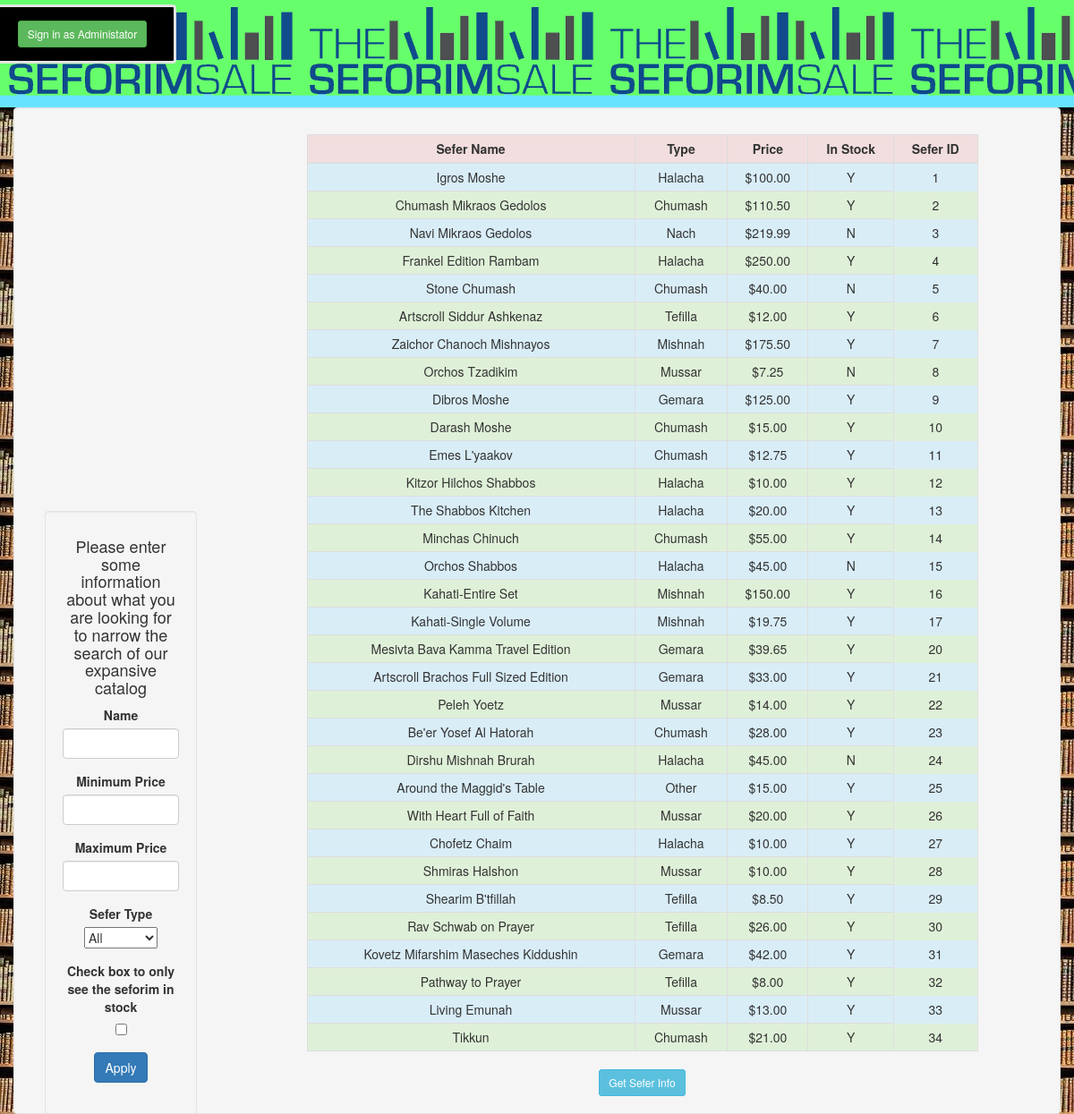
Screenshot of /index.php?action=searchCatalog with the database file from the repository.
### tables this page shows
CREATE TABLE `seforim` (
  `name` varchar(100) NOT NULL,
  `id` int(11) NOT NULL,
  `type` varchar(15) NOT NULL,
  `price` decimal(10,2) NOT NULL,
  `in_stock` varchar(3) NOT NULL
);

### models/searchCatalogModel.php (called while the page is built, shortened)
<?php
require "utils/db.php";
if(!empty($_GET['name'])){
	$name=$_GET['name'];
}else
	$name='';
if(!empty($_GET['min'])){
	$min=$_GET['min'];
}else
	$min='';
if(!empty($_GET['max'])){
	$max=$_GET['max'];
}else
	$max='';
if(!empty($_GET['type'])&&(($_GET['type'])!="All")){
	$type=$_GET['type'];
}else
	$type='';
if(!empty($_GET['inStock'])){
	$inStock=$_GET['inStock'];
}else
	$inStock='';
try{
$seforimQuery="SELECT * FROM seforim
WHERE (:name='' OR name=:name)
AND (:min='' OR price>=:min)
AND (:max='' OR price<=:max)
AND (:type='' OR type=:type)
AND (:inStock='' OR in_stock=:inStock)";
$results=$db->prepare($seforimQuery);
$results->bindValue(':name', $name);
$results->bindValue(':type', $type);
$results->bindValue(':min', $min);
$results->bindValue(':max', $max);
$results->bindValue(':inStock', $inStock);
$results->execute();
$search=$results->fetchAll();
}
catch(PDOException $e){
	echo $e->getMessage();
	require "views/error.php";
	exit();
}
if(!empty($_GET['requestConfirmation'])){
	$requestConfirmation=$_GET['requestConfirmation'];
}else
	$requestConfirmation='N';
if(!empty($_GET['confirmation'])){
	$confirmation=$_GET['confirmation'];
}else
	$confirmation='N';
?>

### views/searchCatalog.php (the view, shortened to what this page needs)
<?php
$searchNumber=0;
include "views/top.php" ;
if($requestConfirmation!=='Y'&&$confirmation!=="Y"){
include "views/filter.php";
}
?>
	<div class="container">
		<div class="row">
		  <?php if($requestConfirmation!=='Y'&&$confirmation!=="Y"): ?>
			<div class="col-xs-offset-3 col-xs-8">
				<table class="table table-bordered table-striped table-hover table-condensed">
						<?php if(empty($search)):?>
	                     <?php echo "<h1>Sorry. No matches found</h1>";
						 else :?>
					<thead>
					<tr>
					<th class="danger">Sefer Name</th>
					<th class="danger">Type</th>
					<th class="danger">Price</th>
					<th class="danger">In Stock</th>
					<th class="danger">Sefer ID</th>
					</tr>
					</thead>
				    <tbody>
				       <ul>
					   <?php
						 foreach($search as $result) : ?>
						   <tr <?php if ($searchNumber%2==0)
							   { echo 'class="info"';
							   }
								 else {
								 echo 'class="success"';
								 } ?>
							>
							<td><?= $result['name']; ?></td>
							<td><?= $result['type']; ?></td>
							<td>$<?= number_format($result['price'], 2); ?></td>
							<td><?= $result['in_stock']; ?></td>
							<td><?= $result['id']; ?></td>
							<?php $searchNumber++?>
						  </tr>
						<?php endforeach;
					 endif;?>
						</ul>
				</tbody>
				</table>
				<a href="index.php?action=getSeforimInfo" class="btn btn-sm btn-info">Get Sefer Info</a>
				</div>
					<?php endif ?>
			</div>
		</div>
   </div>
<?php include "views/bottom.php"; ?>

### index.php (shortened to what this page needs)
<?php
if(!empty($_GET["action"])){
	$action=$_GET["action"];
}else{
	$action="home";
}
switch($action){
	case "searchCatalog":
		require "models/searchCatalogModel.php";
		require "views/searchCatalog.php";
		die();
}
?>

### views/top.php (shortened to what this page needs)
<!DOCTYPE html>
<html>
	<head>
		<link rel="stylesheet" href="/bootstrap-3.3.6/css/bootstrap.min.css">
	</head>
    <body>
	<header>
	<?php
	if ($action!=='adminLogin'){
		if(isset($_COOKIE['adminConfirmed'])&&($_COOKIE['adminConfirmed']=="Authorized User")){
			echo "<div class='container text-center' id='adminSigninDiv'>
						<form method='GET'>
						 	<input type='hidden' name='action' value=$action>
							<input type='hidden' name='adminLogout' value='true'/>
            				<input type='submit' class='btn btn-sm btn-danger' value='Sign out of Administrator Mode'>
        				</form>
				  </div>";
		}
		else {
		echo "<div class='container text-center' id='adminSigninDiv'>
						<form method='GET'>
						    <input type='hidden' name='action' value='adminLogin'>
						 	<input type='hidden' name='referrer' value=$action>
							<input type='submit' class='btn btn-sm btn-success' value='Sign in as Administator'>
        				</form>
				  </div>";
		}
	}
	?>
    </header>
	<div class="container text-center well">

### views/filter.php (shortened to what this page needs)
<?php
$types=["All","Chumash", "Nach", "Halacha", "Mishnah", "Gemara", "Tefilla", "Mussar", "Other"];
?>
<div class="col-xs-2 filter">
    <form>
        <div class="well">
          <h4>Please enter some information about what you are looking for to narrow the search of our expansive catalog</h4>
			<div class="form-group">
                <label for="name" class="control-label">Name</label>
                <input type="text" name="name" id="name" class="form-control" value="<?php if(!empty($_GET['name'])){
					echo $_GET['name'];
				} ?>"/>
            </div>
            <div class="form-group">
                <label for="min" class="control-label">Minimum Price</label>
                <input type="number" name="min" id="min" class="form-control" value="<?php if(!empty($_GET['min'])){
					echo $_GET['min'];
				} ?>"/>
            </div>
			<div class="form-group">
                <label for="max" class="control-label">Maximum Price</label>
                <input type="number" name="max" id="max" class="form-control" value="<?php if(!empty($_GET['max'])){
					echo $_GET['max'];
				} ?>"/>
            </div>
			<div class="form-group">
                <label for="type" class="control-label">Sefer Type</label>
				<select name="type">
				  <?php foreach ($types as $typeOption): ?>
					<option value="<?php echo $typeOption ?>" <?php if($typeOption===$type)echo "selected"; ?>><?=$typeOption?></option>
				  <?php endforeach; ?>
				</select>
            </div>
			<div class="form-group">
                <label for="inStock" class="control-label">Check box to only see the seforim in stock</label>
                <input type="checkbox" id="inStock" name="inStock" value="Y" <?php if(!empty($_GET["inStock"])){
				echo "checked";}?>/>
            </div>
            <div class="form-group">
                <input type="submit" class="btn btn-primary" value="Apply"/>
            </div>
        </div>
    </form>
</div>

### views/bottom.php (shortened to what this page needs)
	  </body>
</html>

### rows the page displays
seforim: name "Igros Moshe", type "Halacha", price "100.00", in_stock "Y", id "1"
seforim: name "Chumash Mikraos Gedolos", type "Chumash", price "110.50", in_stock "Y", id "2"
seforim: name "Navi Mikraos Gedolos", type "Nach", price "219.99", in_stock "N", id "3"
seforim: name "Frankel Edition Rambam", type "Halacha", price "250.00", in_stock "Y", id "4"
seforim: name "Stone Chumash", type "Chumash", price "40.00", in_stock "N", id "5"
seforim: name "Artscroll Siddur Ashkenaz", type "Tefilla", price "12.00", in_stock "Y", id "6"
seforim: name "Zaichor Chanoch Mishnayos", type "Mishnah", price "175.50", in_stock "Y", id "7"
seforim: name "Orchos Tzadikim", type "Mussar", price "7.25", in_stock "N", id "8"
seforim: name "Dibros Moshe", type "Gemara", price "125.00", in_stock "Y", id "9"
seforim: name "Darash Moshe", type "Chumash", price "15.00", in_stock "Y", id "10"
seforim: name "Emes L'yaakov", type "Chumash", price "12.75", in_stock "Y", id "11"
seforim: name "Kitzor Hilchos Shabbos", type "Halacha", price "10.00", in_stock "Y", id "12"
seforim: name "The Shabbos Kitchen", type "Halacha", price "20.00", in_stock "Y", id "13"
seforim: name "Minchas Chinuch", type "Chumash", price "55.00", in_stock "Y", id "14"
seforim: name "Orchos Shabbos", type "Halacha", price "45.00", in_stock "N", id "15"
seforim: name "Kahati-Entire Set", type "Mishnah", price "150.00", in_stock "Y", id "16"
seforim: name "Kahati-Single Volume", type "Mishnah", price "19.75", in_stock "Y", id "17"
seforim: name "Mesivta Bava Kamma Travel Edition", type "Gemara", price "39.65", in_stock "Y", id "20"
seforim: name "Artscroll Brachos Full Sized Edition", type "Gemara", price "33.00", in_stock "Y", id "21"
seforim: name "Peleh Yoetz", type "Mussar", price "14.00", in_stock "Y", id "22"
seforim: name "Be'er Yosef Al Hatorah", type "Chumash", price "28.00", in_stock "Y", id "23"
seforim: name "Dirshu Mishnah Brurah", type "Halacha", price "45.00", in_stock "N", id "24"
seforim: name "Around the Maggid's Table", type "Other", price "15.00", in_stock "Y", id "25"
seforim: name "With Heart Full of Faith", type "Mussar", price "20.00", in_stock "Y", id "26"
seforim: name "Chofetz Chaim", type "Halacha", price "10.00", in_stock "Y", id "27"
seforim: name "Shmiras Halshon", type "Mussar", price "10.00", in_stock "Y", id "28"
seforim: name "Shearim B'tfillah", type "Tefilla", price "8.50", in_stock "Y", id "29"
seforim: name "Rav Schwab on Prayer", type "Tefilla", price "26.00", in_stock "Y", id "30"
seforim: name "Kovetz Mifarshim Maseches Kiddushin", type "Gemara", price "42.00", in_stock "Y", id "31"
seforim: name "Pathway to Prayer", type "Tefilla", price "8.00", in_stock "Y", id "32"
seforim: name "Living Emunah", type "Mussar", price "13.00", in_stock "Y", id "33"
seforim: name "Tikkun", type "Chumash", price "21.00", in_stock "Y", id "34"

### other values shown
form field type "All"
